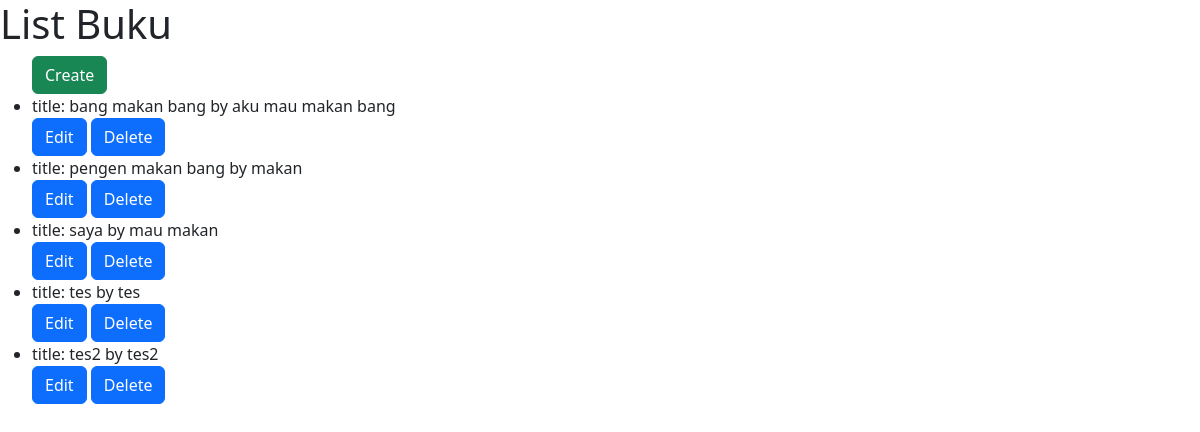
/webauthlist/ (signed in), run on the app's committed database.
### webauth/models.py (models this page shows, shortened)
class BookModel(models.Model):
    title = models.CharField(max_length=100)
    author = models.CharField(max_length=100)

### webauth/views.py (the view)
# urls.py: path('list/', views.list_view, name='list view'),
@login_required
def list_view(request):
    context ={}
    context["books"] = BookModel.objects.all()
    return render(request, "book_list.html", context)

### webauth/templates/book_list.html (shortened to what this page needs)
<!DOCTYPE html>
<html lang="en">
<head>
    <link href="https://cdn.jsdelivr.net/npm/bootstrap@5.3.3/dist/css/bootstrap.min.css" rel="stylesheet">
</head>
<body>
    <h1>List Buku</h1>
<ul>
    <a class="btn btn-success text-white" href="/webauthcreate/">Create</a><br>
    {% for book in books %}
    <li>title: {{ book.title }} by {{ book.author}}</li>
    <a class="btn btn-primary text-white" href="../{{ book.pk }}/webauth/updatebuku/">Edit</a>
    <a class="btn btn-primary text-white" href="../{{ book.pk }}/webauth/deletebuku/">Delete</a>
    {% empty %}
    <li>No books available</li>
    {% endfor %}
</ul>
</body>
</html>

### data on the page
BookModel: title "bang makan bang", author "aku mau makan bang"
BookModel: title "pengen makan bang", author "makan"
BookModel: title "saya", author "mau makan"
BookModel: title "tes", author "tes"
BookModel: title "tes2", author "tes2"
